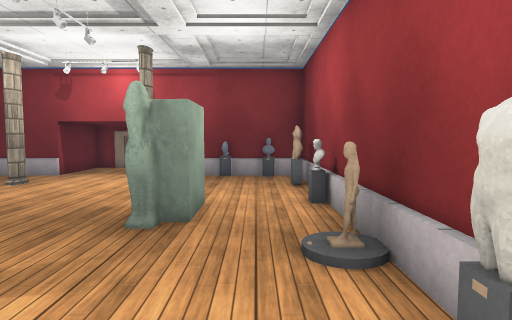
[1] (above)

13 first-person views from a walk through a Unity game level. The camera is 1.32 m above the floor, tilts 4° down and sees 75° across. The floor is counted in squares, 0.96 m on a side. Each view is taken from the middle of a square. On the plan, view 1 faces up. The plan holds only what a view shows up to about 15 squares ahead; the rest is blank. The player character is not drawn. Surface patterns are stand-ins for the level's own textures.

[2]
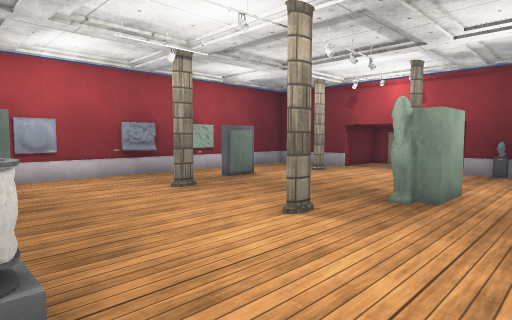

[3]
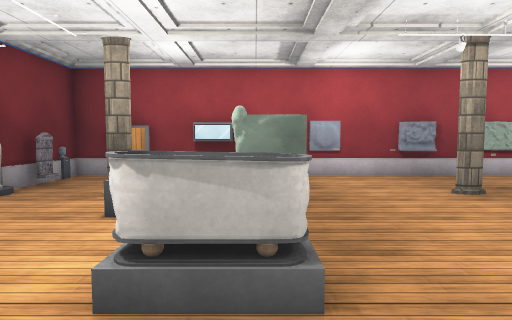

[4]
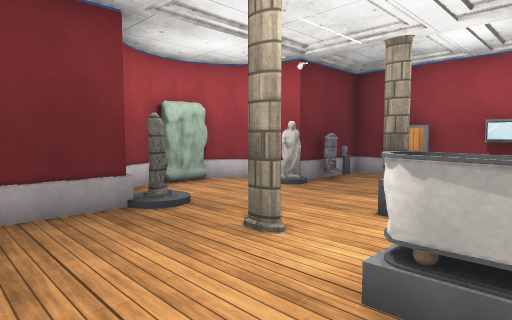

[5]
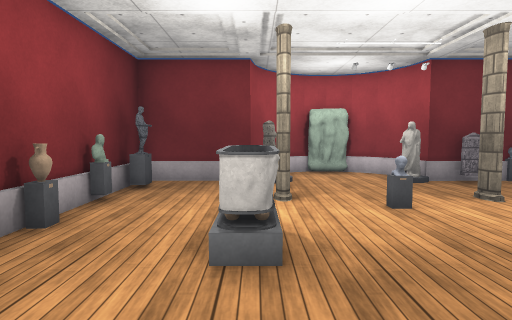

[6]
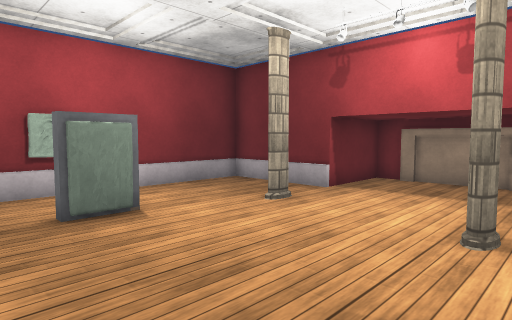

[7]
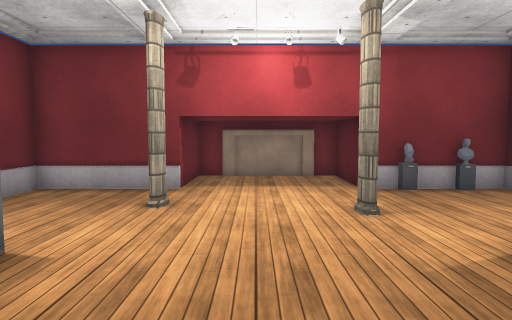

[8]
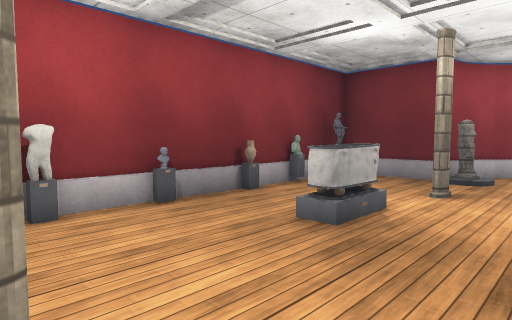

[9]
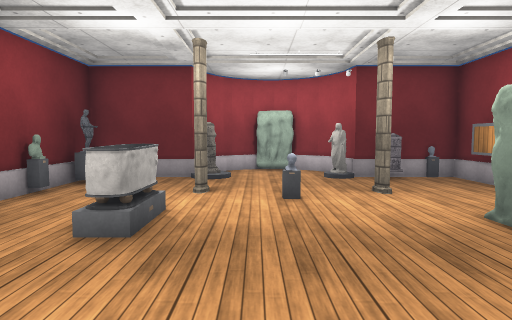

[10]
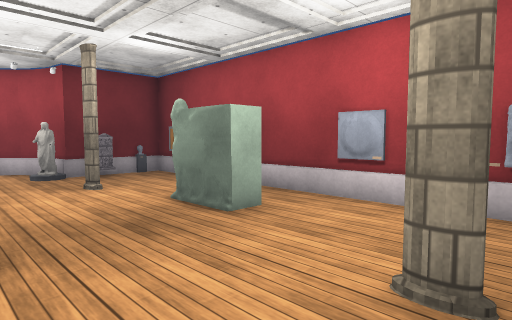

[11]
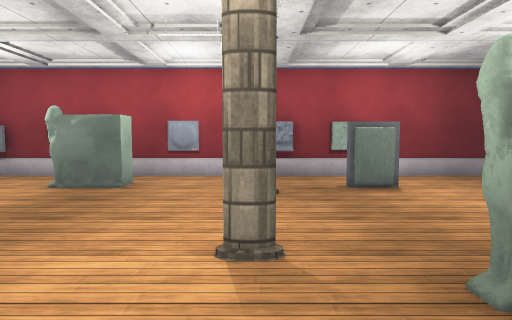

[12]
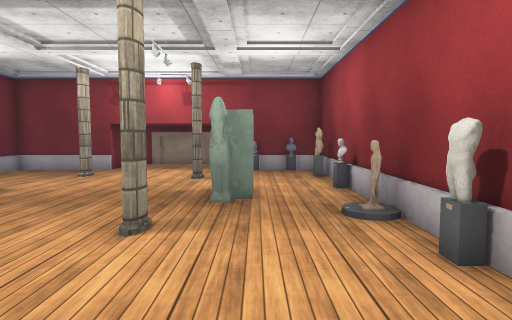

[13]
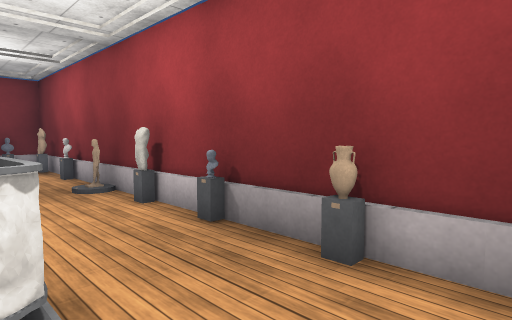

### Floor plan
Points are (right, up) in squares from view 1. A wall is a line through its corners. A room is listed if a view was taken in it or the views show most of it. See-through windows are left out.
Room 1 (views 1, 2, 3, 4, 5, 6, 7, 8, 9, 10, 11, 12, 13)
walls: (-10.9, -0.4) (-10.9, -8.4) (-7.4, -8.4) (-7.2, -9.5) (-6.9, -10.1); (-10.9, 5.5) (-10.9, 0.4); (-10.5, -2.9) (-10.5, -4.1); (-10.9, 7.5) (-10.9, 6.4); (-10.5, -5.6) (-10.5, -7); (-2.2, 12.1) (-2.2, 14.7) (-7, 14.7) (-7, 11.9) (-10.9, 11.9) (-10.9, 8); (-1.4, 11.9) (-2.2, 11.9); (-7.3, -9.2) (-7, -9.9) (-6.4, -10.7) (-5.6, -11.1); (-6.5, -10.5) (-6.2, -10.8); (-3.5, -11.1) (-2.8, -10.7) (-2.2, -9.9) (-1.9, -9.2); (-3.9, -11.2) (-3.2, -11) (-2.5, -10.3) (-2, -9.5) (-1.8, -8.4) (1.6, -8.4) (1.6, 11.9) (0.4, 11.9)
objects: other object (-10, -8); tombstone (-9, -8); other object (-9, -2) to (-8, -1); other object (-8, 6) to (-8, 7); other object (-7, -8); column (-7, -5); column (-7, 3); column (-7, 10); other object (-5, -11); other object (-5, -4); column (-3, -5); column (-3, 3); column (-3, 9); statue (-2, -8); other object (-2, -3) to (-2, -2); other object (-2, 5) to (-1, 7); other object (-1, 12); other object (0, 12); statue (1, -7); other object (1, -5); other object (1, -3); other object (1, -1); other object (1, 2); other object (1, 7); other object (1, 10)

Positions as (right, up) in squares from view 1, and headings:
1: (0, 0), facing up
2: (1, -2), facing up-left
3: (1, -2), facing left
4: (1, -2), facing down-left
5: (-2, 2), facing down
6: (-2, 4), facing up-left
7: (-5, 3), facing up
8: (-5, 3), facing down-right
9: (-4, 3), facing down
10: (-4, 4), facing down-left
11: (1, 3), facing left
12: (-1, -2), facing up
13: (-2, -5), facing up-right
